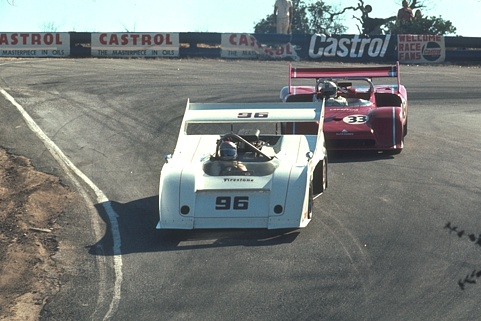
#> input picture ex3/segmentation_images/21077.jpg, 481 x 321 px; its folder holds 4 pictures in this run
$ jupyter execute --allow-errors EX3.ipynb
#> lines starting #> are read from the running program, lines starting #| are printed output that depends on the picture
# Exercise 3
### Computer Vision, Fall 2025
#### Name: <font color='blue'>Matias Paloranta</font>
---
**Instructions:**
- Return the answer in PDF and Jupyter Notebook formats.

- Return latest on<font color='red'> Sunday Sep. 28 at 23.50</font> via Moodle.

## Ex 3.1. CAMERA MATRIX (4 p)
Please find the 3 sets of images provided in the Moodle page of this week's exercise. The three image sets (A,B and C) contain pictures taken of a camera calibration checkerboard pattern with a square size of 3cm.

1. Write a function using built-in OpenCV methods that computes the intrinsic camera calibration matrix and distortion matrix from a given set of calibration images.

2. Apply that function to all three sets of images and observe the results. Based on the results for the intrinsic and distortion matrix, discuss what type of camera or lens was used to capture the different image sets.

[cell 1]
import cv2
import numpy as np
import os
import glob
from matplotlib import pyplot as plt

np.set_printoptions(suppress=True)

W, H = 3024, 4032 # image width and height in pixels

def compute_fov(matrix):
    fx, fy = matrix[0, 0], matrix[1, 1]
    fov_x = np.degrees(2*np.arctan(W/(2*fx)))
    fov_y = np.degrees(2*np.arctan(H/(2*fy)))
    return fov_x, fov_y

def print_principal_point(matrix):
    p_x, p_y = matrix[0, 2], matrix[1, 2] # principal point
    print(f"Ṕrincipal point: ({p_x:.0f}, {p_y:.0f})")
    print(f"Image center: ({W/2}, {H/2})")

def calibrate(img_path):
    matrix = None
    distortion = None
    criteria = (cv2.TERM_CRITERIA_EPS + cv2.TERM_CRITERIA_MAX_ITER, 30, 0.001)
    points_row, points_col = (6, 8) # number of inner corners is number of squares - 1 in any given dimension
    square_size = 0.03 # in meters
    objp = np.zeros((points_col*points_row, 3), np.float32)
    objp[:,:2] = np.mgrid[0:points_row, 0:points_col].T.reshape(-1,2) * square_size

    # Arrays to store object points and image points from all the images.
    objpoints = [] # 3d point in real world space
    imgpoints = [] # 2d points in image plane.

    images = glob.glob("{}/*.jpeg".format(img_path))

    for filename in images:
        image = cv2.imread(filename)
        grayColor = cv2.cvtColor(image, cv2.COLOR_BGR2GRAY)

        # Find the chess board corners
        ret, corners = cv2.findChessboardCornersSB(grayColor, (points_row, points_col), None)

        # If found, add object points, image points (after refining them)
        if ret == True:
            objpoints.append(objp)

            corners2 = cv2.cornerSubPix(grayColor, corners, (11,11), (-1,-1), criteria)
            imgpoints.append(corners2)

    # [7 lines of commented-out code are left out]
    flags = cv2.CALIB_FIX_K3 | cv2.CALIB_FIX_K4 | cv2.CALIB_FIX_K5
    ret, matrix, distortion, rvecs, tvecs = cv2.calibrateCamera(
        objpoints, imgpoints, grayColor.shape[::-1], None, None, flags=flags
    )

    mean_error = 0
    for i in range(len(objpoints)):
        imgpoints2, _ = cv2.projectPoints(objpoints[i], rvecs[i], tvecs[i], matrix, distortion)
        error = cv2.norm(imgpoints[i], imgpoints2, cv2.NORM_L2)/len(imgpoints2)
        mean_error += error

    print( "total error: {}".format(mean_error/len(objpoints)) )

    return matrix, distortion

print("Images A:")
#> (the rest of this cell did not finish here and is left out)

### Images A:

Based on FOV a quite normal lens, some barrel distortion radially.

### Images B:

Wide lens, well calibrated.

### Images C:

Pincushion distortion and narrow FOV indicates telephoto or zoom, poorly calibrated due to large offset of the principal point from image center.

## Ex 3.2. HOUGH TRANSFORM (4 p)
1. Ask ChatGPT to explain the main points about Hough Transform using the key word "Hough Transform". Analyse the answer by reflecting it to the course material related to Hough Transform: Were all main points in the course material addressed? if no, please shortly conclude the answers of ChatGPT and our course materials regarding the Hough Transform, and list the differences of answers between our course material and ChatGPT.
2. We provided you example images from the Berkeley Segmentation Dataset. Implement the Hough Transform (the most basic version) for line detection by yourself (You may only use the openCV function to check if your solution is correct). Instead of using the default parameters, customize the parameters (e.g., resolution of the parameter space, threshold values for line detection, minimum line length, maximum line gap) to optimize edge detection for the given set of images. Report your observations: which parameters influenced which behaviour in the output? Also report which parameter configuration resembles closest an object segmentation in the test images.

[cell 2]
#2)
import glob
import numpy as np
import matplotlib.pyplot as plt
import cv2

def apply_hough_transform(image):
    ...


images = glob.glob("segmentation_images/*.jpg")

for filename in images:
    image = cv2.imread(filename, cv2.IMREAD_GRAYSCALE)
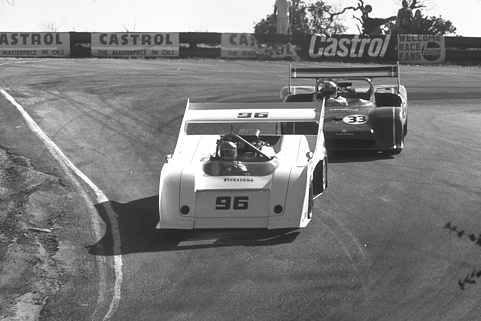
#> image: shape (321, 481); min 22, max 255, mean 123.7
    ...
#> pass 2 of the loop `for filename in images:`:
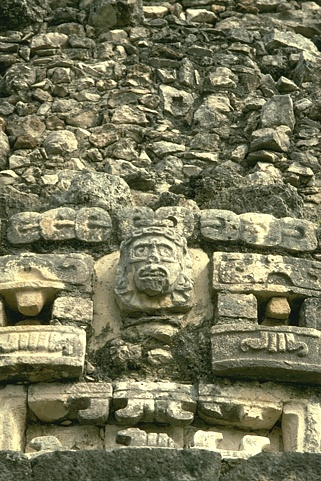
#> input picture ex3/segmentation_images/33039.jpg, 321 x 481 px
#> `image = cv2.imread(filename, cv2.IMREAD_GRAYSCALE)`:
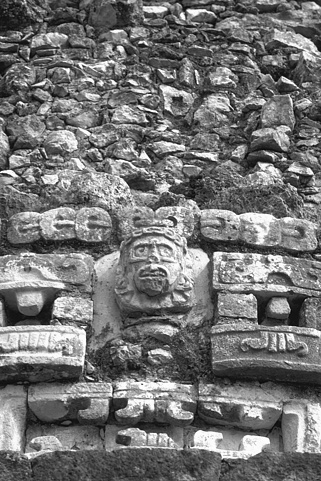
#> image: shape (481, 321); min 3, max 255, mean 116
#> pass 3 of the loop `for filename in images:`:
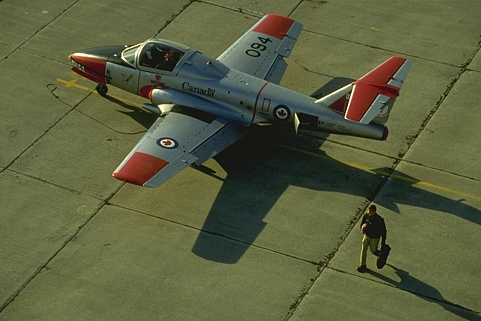
#> input picture ex3/segmentation_images/37073.jpg, 481 x 321 px
#> `image = cv2.imread(filename, cv2.IMREAD_GRAYSCALE)`:
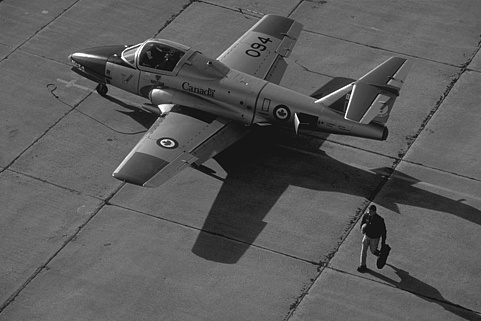
#> image: shape (321, 481); min 2, max 255, mean 90.3
#> the loop made 4 passes; the first 3 are shown
